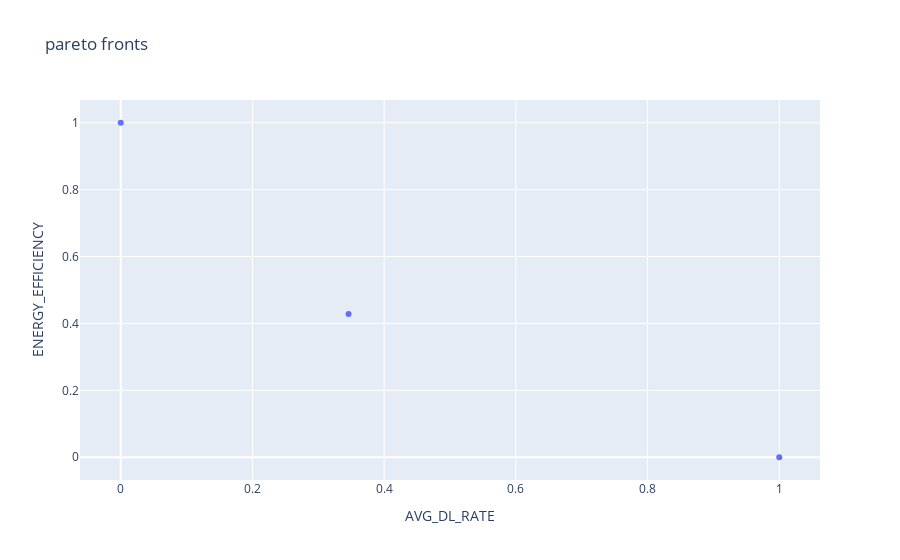
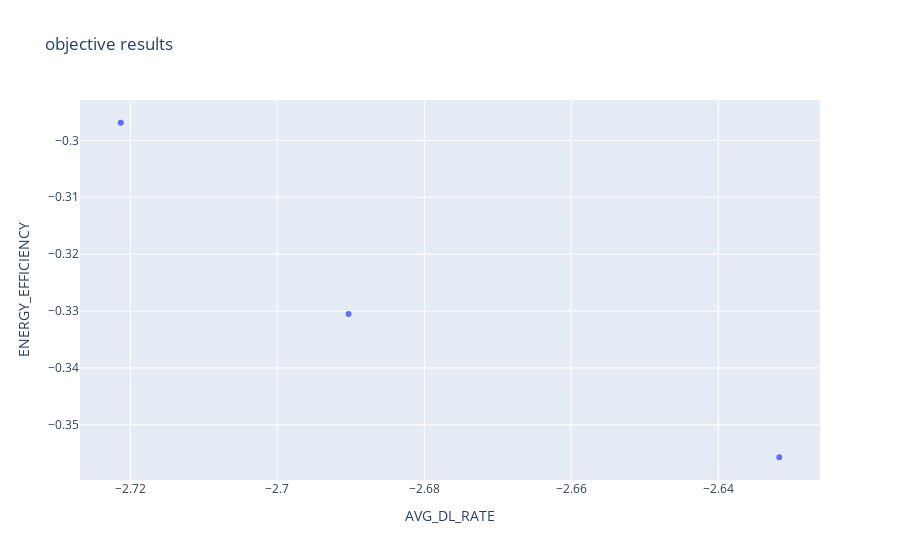
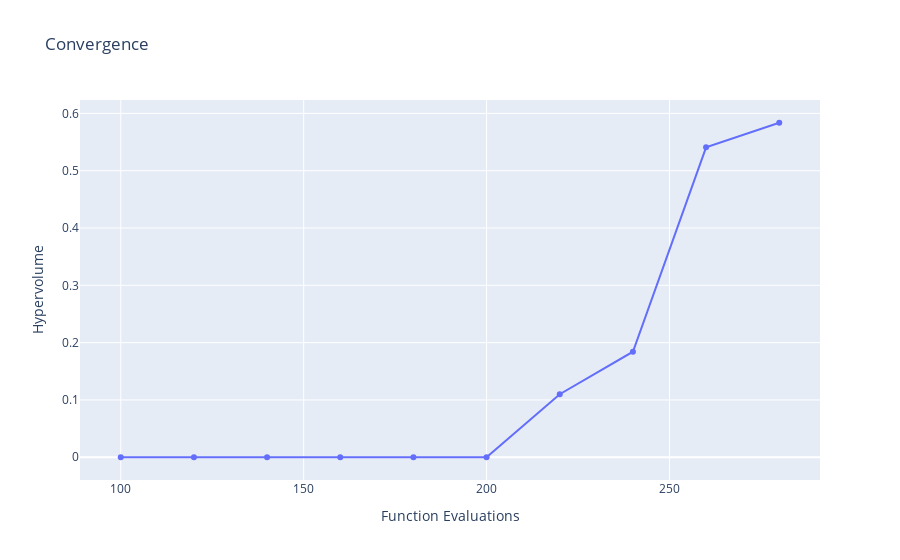

These figures' notebook cell, in order:
### Code cell
# load dataset

from cProfile import label
from re import X
from matplotlib import axis

from son_pymoo import ObjectiveEnum


def sign_objective(value: float, key: str):
    if(key == ObjectiveEnum.AVG_DL_RATE.name or 
       key == ObjectiveEnum.AVG_RSSI.name or
       key == ObjectiveEnum.AVG_SINR.name or
       key == ObjectiveEnum.ENERGY_EFFICIENCY.name):
        return -value
    else:
        return value

network_name = "delete3"
param_configuration_list =["algorithm_config_4STATIC"]
results_objectives_list = []
results_objective_spaces_list = []
result_dict_object = {"optimization_objectives": []}
ref_points = []
histories = []
for configuration_name in param_configuration_list:
    results_directory = "./datastore/{network_name}/{configuration_name}/".format(network_name=network_name, configuration_name= configuration_name)

    ## read json file 
    with open(results_directory + "/objectives_result.json", mode="r",encoding="utf-8") as openfile:
        result_dict_object = json.load(openfile)
        ref_points = [1.1 for  x in result_dict_object["optimization_objectives"]]

        results_objectives_list.append(np.array(
        [[sign_objective(y[1][key], key) for key in result_dict_object["optimization_objectives"]]
        for y in [item for item in result_dict_object["results"]]]))
        histories.append({"name": configuration_name, "history": result_dict_object["history"]})
        
        results_objective_spaces_list.append(np.array(result_dict_object["objectiveSpace"]))

## prepare diagrams
fig2 = go.Figure()
fig2.update_layout(
    title="pareto fronts",
    xaxis_title=result_dict_object["optimization_objectives"][0],
    yaxis_title=result_dict_object["optimization_objectives"][1],
    legend_title="configuration names",
)
fig1 = go.Figure()
fig1.update_layout(
    title="objective results",
    xaxis_title=result_dict_object["optimization_objectives"][0],
    yaxis_title=result_dict_object["optimization_objectives"][1],
    legend_title="configuration names",
)
fig3 = go.Figure()
fig3.update_layout(
    title="Convergence",
    xaxis_title="Function Evaluations",
    yaxis_title="Hypervolume",
    legend_title="configuration names"
)
## normalize each solution and calculate hyper volume and add dataj to diagrams
## since the ideal and nadir points and pareto front are not known we approximate them
combined_result_list = []
for _, solution in enumerate(results_objectives_list):
    for _, solution_candidate in enumerate(solution):
        combined_result_list.append(solution_candidate)
combined_result_list = np.array(combined_result_list)
approx_ideal = combined_result_list.min(axis=0)
approx_nadir  = combined_result_list.max(axis=0)
hv = Hypervolume(ref_point=np.array(ref_points),
                     norm_ref_point=False,
                     zero_to_one=True,
                     ideal=approx_ideal,
                     nadir=approx_nadir)

for index, solution in enumerate(results_objectives_list):
    normalized_solution = np.array((solution - approx_ideal) / (approx_nadir - approx_ideal))

    fig2.add_trace(go.Scatter(x=normalized_solution[:,0], y=normalized_solution[:,1],
                    mode='markers',
                    name=param_configuration_list[index]))
    
    fig1.add_trace(go.Scatter(x=solution[:,0], y=solution[:,1],
                mode='markers',
                name=param_configuration_list[index] ))

## add data to convergence diagram
## since the ideal and nadir points and pareto front are not known we approximate them
combined_result_list = []
for _, solution in enumerate(results_objective_spaces_list):
    for _, solution_candidate in enumerate(solution):
        combined_result_list.append(solution_candidate)
combined_result_list = np.array(combined_result_list)
approx_ideal = combined_result_list.min(axis=0)
approx_nadir  = combined_result_list.max(axis=0)
hv = Hypervolume(ref_point=np.array(ref_points),
                     norm_ref_point=False,
                     zero_to_one=True,
                     ideal=approx_ideal,
                     nadir=approx_nadir)


for _, history  in enumerate(histories):
    hv_list = [hv(np.array(solution)) for solution in history["history"]["objective_space_opt"]]
    
    fig3.add_trace(
        go.Scatter(
            x=history["history"]["n_evals"],
            y=hv_list,
            mode='lines+markers',
            name=history["name"]
        )
    )

fig2.show()
fig1.show()
fig3.show()

### Figure 1 — Plotly figure (JSON) as saved in the notebook; plotly's stock layout.template omitted (floating-point values rounded to 4 significant figures)
{"data": [{"mode": "markers", "name": "algorithm_config_4STATIC", "type": "scatter", "x": [0, 0.346, 1], "y": [1, 0.4286, 0]}], "layout": {"legend": {"title": {"text": "configuration names"}}, "title": {"text": "pareto fronts"}, "xaxis": {"title": {"text": "AVG_DL_RATE"}}, "yaxis": {"title": {"text": "ENERGY_EFFICIENCY"}}}}

### Figure 2 — Plotly figure (JSON) as saved in the notebook; plotly's stock layout.template omitted (floating-point values rounded to 4 significant figures)
{"data": [{"mode": "markers", "name": "algorithm_config_4STATIC", "type": "scatter", "x": [-2.721, -2.69, -2.632], "y": [-0.2969, -0.3305, -0.3557]}], "layout": {"legend": {"title": {"text": "configuration names"}}, "title": {"text": "objective results"}, "xaxis": {"title": {"text": "AVG_DL_RATE"}}, "yaxis": {"title": {"text": "ENERGY_EFFICIENCY"}}}}

### Figure 3 — Plotly figure (JSON) as saved in the notebook; plotly's stock layout.template omitted (floating-point values rounded to 4 significant figures)
{"data": [{"mode": "lines+markers", "name": "algorithm_config_4STATIC", "type": "scatter", "x": [100, 120, 140, 160, 180, 200, 220, 240, 260, 280], "y": [0, 0, 0, 0, 0, 0, 0.11, 0.1841, 0.5409, 0.5837]}], "layout": {"legend": {"title": {"text": "configuration names"}}, "title": {"text": "Convergence"}, "xaxis": {"title": {"text": "Function Evaluations"}}, "yaxis": {"title": {"text": "Hypervolume"}}}}
